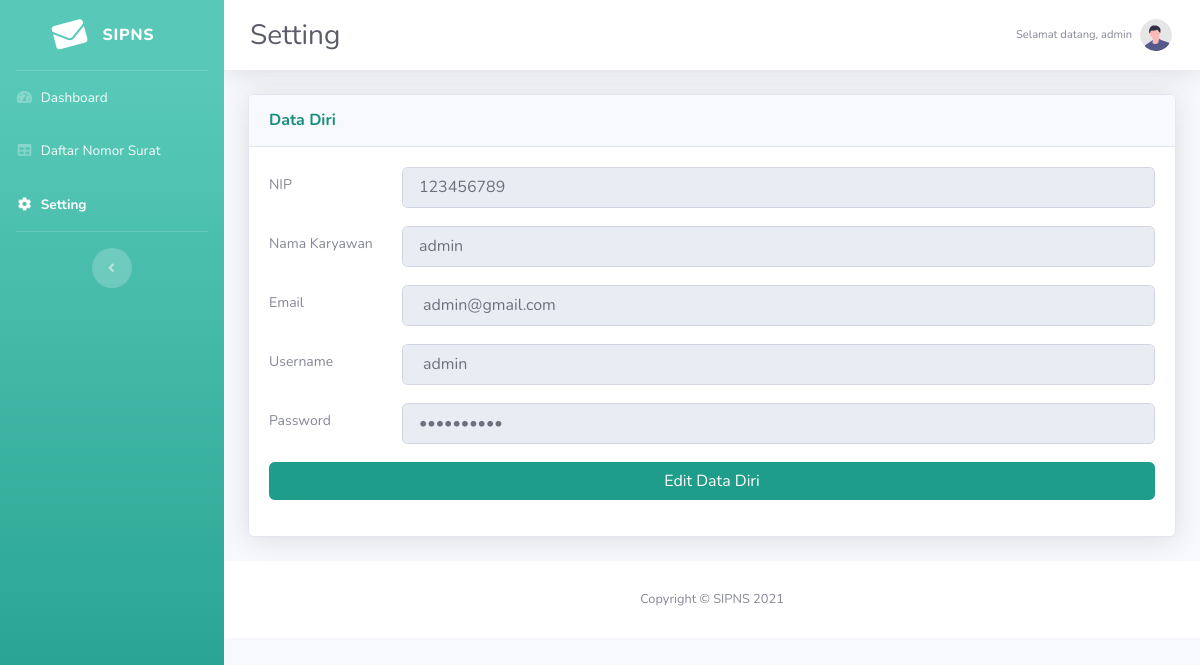
Page /setting.php (signed in) on the committed database.
### tables this page shows
CREATE TABLE `registrasi`( 
	`idregis` VarChar( 50 ) NOT NULL,
	`nip` VarChar( 50 ) NOT NULL,
	`namakaryawan` VarChar( 100 ) NOT NULL,
	`email` VarChar( 50 ) NOT NULL,
	`username` VarChar( 50 ) NOT NULL,
	`password` VarChar( 50 ) NOT NULL,
	PRIMARY KEY ( `idregis` ),
	CONSTRAINT `password` UNIQUE( `password` ),
	CONSTRAINT `username` UNIQUE( `username` ) )
CHARACTER SET = latin1
COLLATE = latin1_swedish_ci;

### setting.php (the view, shortened to what this page needs)
<!DOCTYPE html>
<html lang="en">
<head>
    <link href="admin/vendor/fontawesome-free/css/all.min.css" rel="stylesheet" type="text/css">
    <link href="admin/css/sb-admin-2.min.css" rel="stylesheet">
    <link href="admin/css/theme-override.css" rel="stylesheet">
</head>
<body id="page-top">
    <div id="wrapper">
        <ul class="navbar-nav bg-gradient-primary sidebar sidebar-dark accordion" id="accordionSidebar">
            <a class="sidebar-brand d-flex align-items-center justify-content-center" href="home.php">
                <div class="sidebar-brand-icon rotate-n-15">
                    <i class="fas fa-envelope"></i>
                </div>
                <div class="sidebar-brand-text mx-3">SIPNS<sup></sup></div>
            </a>
            <hr class="sidebar-divider my-0">
            <li class="nav-item">
                <a class="nav-link" href="home.php">
                    <i class="fas fa-fw fa-tachometer-alt"></i>
                    <span>Dashboard</span></a>
            </li>
            <li class="nav-item">
                <a class="nav-link collapsed" href="daftarsurat.php">
                     <i class="fas fa-fw fa-table"></i>
                    <span>Daftar Nomor Surat</span>
                </a>
            </li>
            <li class="nav-item active">
                <a class="nav-link collapsed" href="setting.php" >
                    <i class="fas fa-fw fa-cog"></i>
                    <span>Setting</span>
                </a>
            </li>
            <hr class="sidebar-divider d-none d-md-block">
            <div class="text-center d-none d-md-inline">
                <button class="rounded-circle border-0" id="sidebarToggle"></button>
            </div>
        </ul>
        <div id="content-wrapper" class="d-flex flex-column">
            <div id="content">
                <nav class="navbar navbar-expand navbar-light bg-white topbar mb-4 static-top shadow">
                    <div class="d-sm-flex align-items-center justify-content-between mb-4">
                        <h1 class="h3 mb-0 text-gray-800">Setting</h1>
                    </div>
                    <ul class="navbar-nav ml-auto">
						<?php
							include "konek.php";
							$idregis=$_SESSION['idregis'];
							$query = "SELECT * FROM registrasi where idregis = '$idregis'";
							$sql = mysqli_query($connect, $query);
							$row = mysqli_num_rows($sql);
							if($row > 0){
								while($data = mysqli_fetch_array($sql)){
						?>
                        <li class="nav-item dropdown no-arrow">
                            <a class="nav-link dropdown-toggle" href="#" id="userDropdown" role="button"
                                data-toggle="dropdown" aria-haspopup="true" aria-expanded="false">
                                <span class="mr-2 d-none d-lg-inline text-gray-600 small top">Selamat datang, <?php echo $data['namakaryawan'] ?> </span>
                                <img class="img-profile rounded-circle"
                                    src="admin/img/undraw_profile.svg">
										<?php
										}
										}
										?>
                            </a>
                        </li>
                    </ul>
                </nav>
                <div class="container-fluid">
                    <div class="row">
                        <div class="col-xl-4 col-lg-5">
                            <div class="card shadow mb-4">
                                <div
                                    class="card-header py-3 d-flex flex-row align-items-center justify-content-between">
                                    <h6 class="m-0 font-weight-bold text-primary">Data Diri</h6>
                                </div>
								<div class="card-body">
                                <div class="form-group">
											<?php
												include "konek.php";
												$idregis=$_SESSION['idregis'];
												$query ="SELECT * FROM registrasi WHERE idregis='$idregis'";
												$sql = mysqli_query($connect, $query);
												$row = mysqli_num_rows($sql);
												if($row > 0){
												while($data = mysqli_fetch_array($sql)){
											?>
							       <div class="form-group">
											<label>NIP</label>
                                            <input id="kd" type="text" name="tgl" class="form-control form-control-user" value="<?php echo  $data['nip']?>"  readonly="readonly"></input>
                                        </div>
                                        <div class="form-group">
											<label>Nama Karyawan</label>
                                            <input id="kd" type="text" name="kd_wilayah" class="form-control form-control-user" value="<?php echo  $data['namakaryawan']?>" readonly="readonly"></input>
                                        </div>
                                        <div class="form-group">
											<label>Email</label>
                                            <input id="kd" type="text" name="email" class="form-control form-control-user" value=" <?php echo $data['email'] ?> " readonly="readonly"></input>
                                        </div>
                                        <div class="form-group">
											<label>Username</label>
                                            <input id="kd" type="text" name="username" class="form-control form-control-user" value=" <?php echo $data['username'] ?> " readonly="readonly"></input>
                                        </div>
                                        <div class="form-group">
											<label>Password</label>
                                            <input id="kd" type="password" name="username" class="form-control form-control-user" value=" <?php echo $data['password'] ?> " readonly="readonly"></input>
                                        </div>
                                        <a href="editpersonal.php?idregis=<?php echo $data['idregis'];?>"><button name="edit" type="edit" class="btn btn-primary btn-user btn-block" value="">Edit Data Diri</button></a>
											<?php
											}
											}
											?>
								</div>
                            </div>
                        </div>
                    </div>
                </div>
            </div>
            <footer class="sticky-footer bg-white">
                <div class="container my-auto">
                    <div class="copyright text-center my-auto">
                        <span>Copyright &copy; SIPNS 2021</span>
                    </div>
                </div>
            </footer>
        </div>
    </div>
</body>
</html>

### admin/css/theme-override.css (style rules this page uses)
:root { --blue: #1f9d8b; --primary: #1f9d8b; }
a { color: #1f9d8b; }
.btn-primary, .bg-primary, .badge-primary { background-color: #1f9d8b !important; border-color: #1f9d8b !important; }
.text-primary, a.text-primary:hover, a.text-primary:focus { color: #1b8f7f !important; }
.bg-gradient-primary { background-color: #39b8a5; background-image: linear-gradient(180deg, #58c9b8 10%, #1f9d8b 100%); }
.sidebar-dark .nav-item .nav-link, .sidebar-dark .sidebar-brand, .sidebar-dark hr.sidebar-divider { color: rgba(255, 255, 255, 0.95); }
.sidebar-dark .nav-item.active .nav-link, .sidebar-dark .nav-item .nav-link:hover, .sidebar-dark .sidebar-brand:hover { color: #fff; }

### setting.php (style rules this page uses)
.top { display:block; }
#kd { padding:1.2rem 1rem; float:right; width:85%; }
label { float:left; line-height:35px; }
.text-gray-800 { color: #5a5c69 !important; padding-top: 25px; }
.col-xl-4 { max-width: 100% !important; flex: 0 0 100% !important; }
.form-group { overflow:hidden; }
.h3.mb-0 { padding-left:10px !important; }

### rows in the picture
registrasi: namakaryawan "admin", tgl "123456789", kd_wilayah "admin", email "admin@gmail.com", username "admin"
